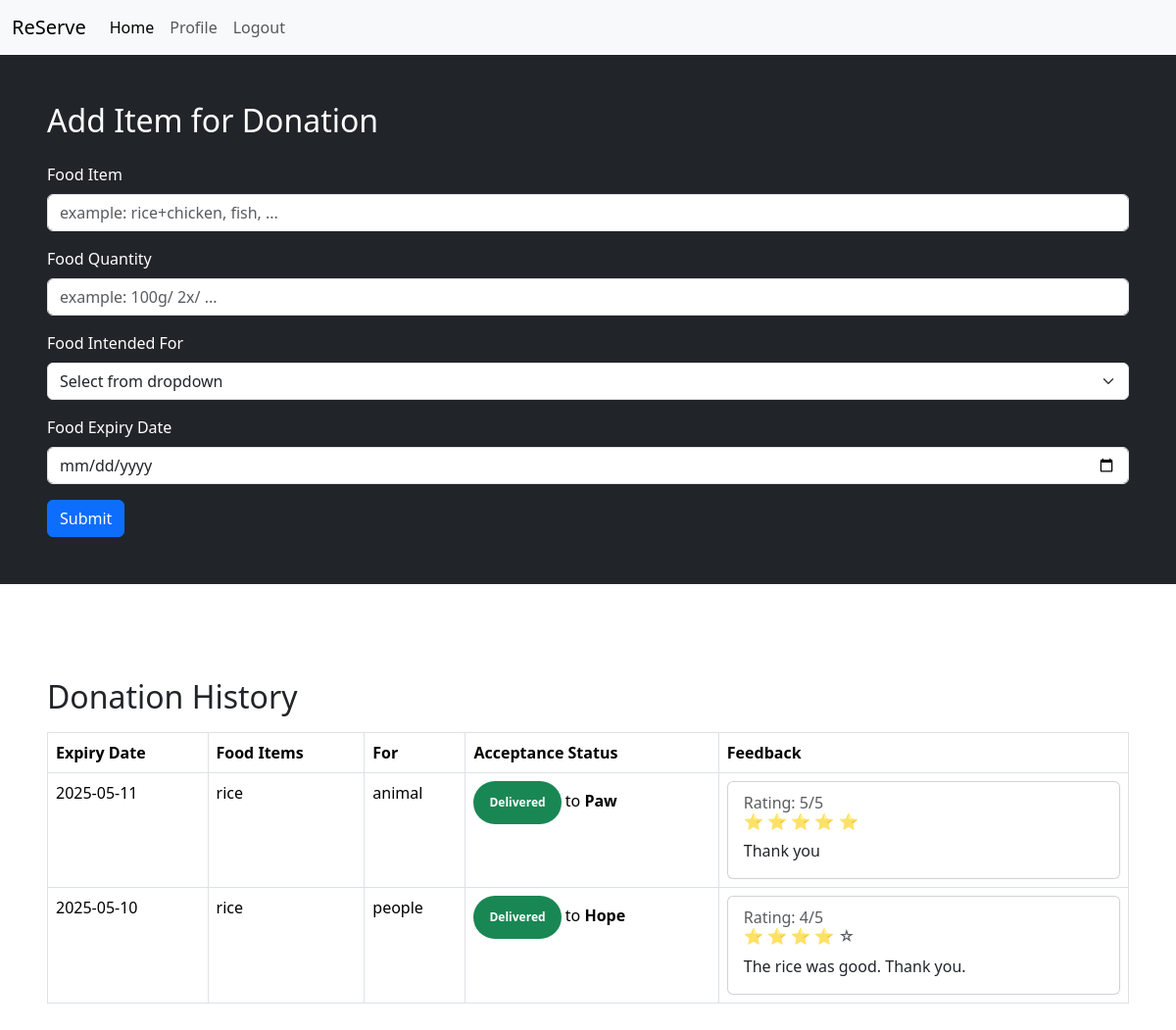
/dashboard/restaurant (signed in), run on an earlier commit of the app's database.
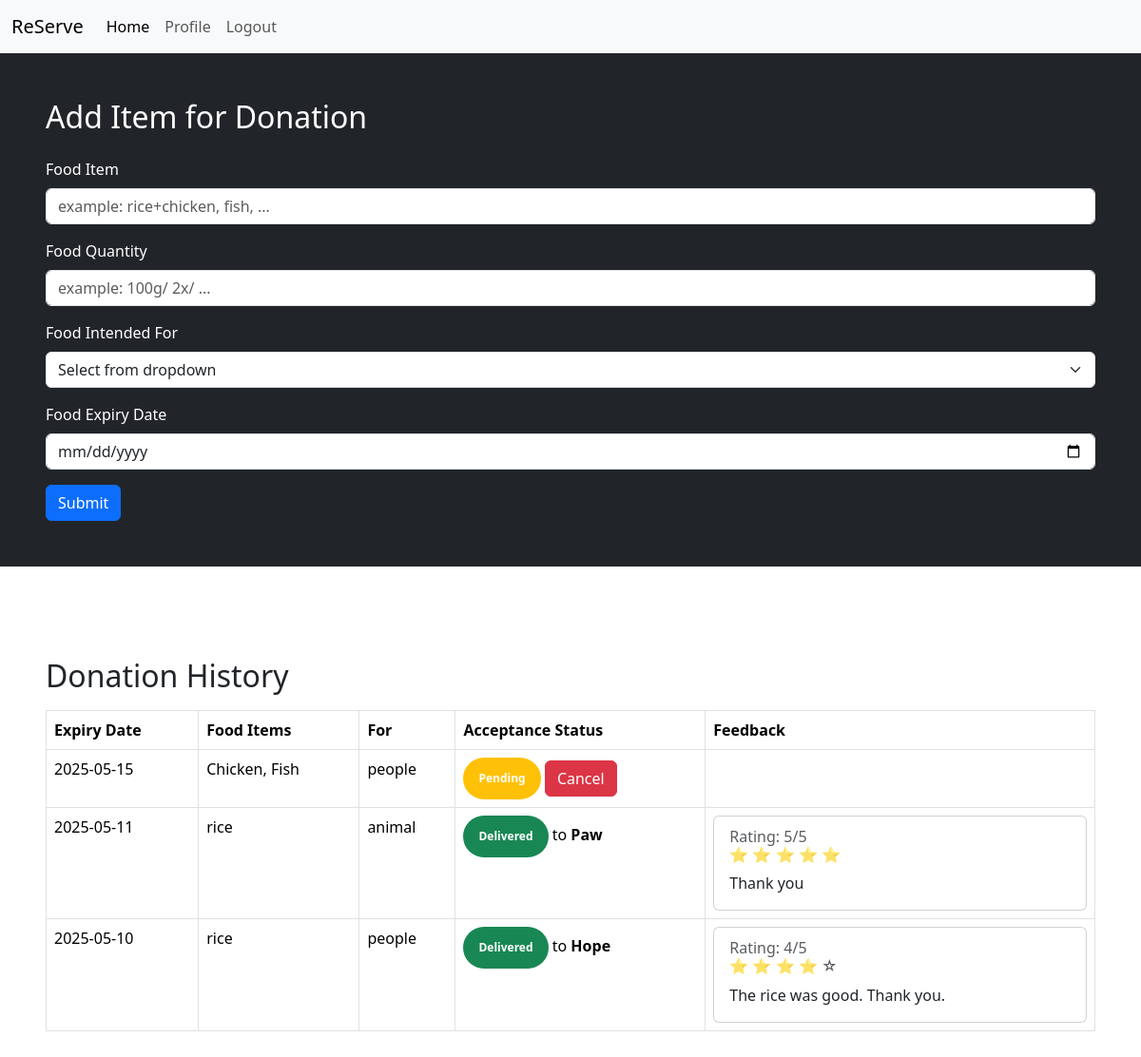
And on a later commit of the database.
### models.py (models this page shows, shortened)
class Donation(db.Model):
    id = db.Column(db.Integer, primary_key=True)
    user_id = db.Column(db.Integer, db.ForeignKey('users.id'), nullable=False)
    restaurant_id = db.Column(db.Integer, db.ForeignKey('restaurant.id'), nullable=False)
    description = db.Column(db.String(500), nullable=False)
    quantity = db.Column(db.Integer, nullable=False)
    preference = db.Column(db.String(50), nullable=False)  # 'street_animal' or 'people'
    status = db.Column(db.String(50), default='pending')  # pending, accepted, completed, cancelled
    expiry_date = db.Column(db.String(50), nullable=False)
    feedback = db.relationship('DonationFeedback', backref='donation', lazy=True)

class NGO(db.Model):
    __tablename__ = 'ngos'
    id = db.Column(db.Integer, primary_key=True, autoincrement=True)
    user_id = db.Column(db.Integer, db.ForeignKey('users.id'), nullable=False)
    name = db.Column(db.String(100), nullable=False)
    focus_area = db.Column(db.String(100), nullable=False)
    service_area = db.Column(db.String(100), nullable=False)
    type = db.Column(db.String(50))
    feedback_given = db.relationship('DonationFeedback', backref='ngo', lazy=True)
    __mapper_args__ = {
        'polymorphic_identity': 'ngo',
        'polymorphic_on': type
    }

class DonationFeedback(db.Model):
    __tablename__ = 'donation_feedback'
    id = db.Column(db.Integer, primary_key=True, autoincrement=True)
    donation_id = db.Column(db.Integer, db.ForeignKey('donation.id'), nullable=False)
    ngo_id = db.Column(db.Integer, db.ForeignKey('ngos.id'), nullable=False)
    rating = db.Column(db.Integer, nullable=False)  # Rating from 1-5
    comments = db.Column(db.String(500))
    submitted_date = db.Column(db.DateTime, default=datetime.utcnow)

### app.py (the view)
@app.route('/dashboard/restaurant', methods=['GET', 'POST'])
def restaurant():
    if session.get('role')=='restaurant':
        if request.method == 'POST':
            restaurant = Restaurant.query.filter_by(user_id=session['user_id']).first()
            donation = Donation(
                user_id=session['user_id'],
                description=request.form['description'],
                quantity=request.form['quantity'],
                restaurant_id=restaurant.id,
                preference=request.form['preference'],
                expiry_date=request.form['expiry_date']
            )
            db.session.add(donation)
            db.session.commit()
            flash('Donation created successfully')
            return redirect(url_for('getDashboard'))
        elif request.method == 'GET':
            donations = Donation.query.filter_by(user_id=session['user_id']).order_by(Donation.expiry_date.desc()).all()
            feedback_list = DonationFeedback.query.join(Donation).filter(Donation.user_id == session['user_id']).all()
            return render_template('restaurant.html', donations=donations, acceptedby=acceptedby, feedback_list=feedback_list)
    else:
        return redirect(url_for('getDashboard'))

### app.py (called while the page is built)
def acceptedby(donation_id):
    if 'user_id' not in session:
        return redirect(url_for('login'))
    user = User.query.get(session['user_id'])
    donation = Donation.query.get_or_404(donation_id)
    ngo_id = donation.status.split(',')[1]
    ngo = NGO.query.filter(NGO.id == ngo_id).first()
    return ngo.name

### templates/restaurant.html (shortened to what this page needs)
{% extends 'bootstrap.html' %}
{% block body %}
<div class="mb-4">
    <div class="text-white bg-dark p-5">
        <h2 class="mb-4">Add Item for Donation</h2>
        <form action="/dashboard/restaurant" method="POST">
        <div class="mb-3">
            <label for="foodItem" class="form-label">Food Item</label>
            <input type="text" class="form-control" id="foodItem" name="description" placeholder="example: rice+chicken, fish, ...">
        </div>
        <div class="mb-3">
            <label for="foodQuantity" class="form-label">Food Quantity</label>
            <input type="text" class="form-control" id="foodQuantity" name="quantity" placeholder="example: 100g/ 2x/ ...">
        </div>
        <div class="mb-3">
            <label for="foodFor" class="form-label">Food Intended For</label>
            <select class="form-select" id="foodFor" name="preference">
            <option>Select from dropdown</option>
            </select>
        </div>
        <div class="mb-3">
            <label for="expiryDate" class="form-label">Food Expiry Date</label>
            <input type="date" class="form-control" id="expiryDate" name="expiry_date">
        </div>
        <button type="submit" class="btn btn-primary">Submit</button>
        </form>
    </div>
    <div class="p-5">
        <h2 class="mt-5">Donation History</h2>
        <table class="table table-bordered mt-3">
        <thead>
            <tr>
            <th>Expiry Date</th>
            <th>Food Items</th>
            <th>For</th>
            <th>Acceptance Status</th>
            <th>Feedback</th>
            </tr>
        </thead>
        <tbody>
            {% for donation in donations %}
            <tr>
            <td>{{ donation.expiry_date }}</td>
            <td>{{ donation.description }}</td>
            <td>{{ donation.preference }}</td>
            <td>
                {% if donation.status == 'pending' %}
                <span class="badge p-3 rounded-pill bg-warning">Pending</span>
                <a href="{{ url_for('cancel_donation', donation_id=donation.id) }}" class="btn btn-danger">Cancel</a>
                {% elif donation.status == 'rejected' %}
                <span class="badge rounded-pill bg-danger p-3">Rejected</span>
                {% elif donation.status.split(',')[0] == 'accepted' %}
                <span class="badge p-3 rounded-pill bg-success">Accepted</span> by <b>{{ acceptedby(donation.id) }}</b>
                {% elif donation.status.split(',')[0] == 'delivered' %}
                <span class="badge p-3 rounded-pill bg-success">Delivered</span> to <b>{{ acceptedby(donation.id) }}</b>
                {% endif %}
            </td>
            <td>
                {% for feedback in feedback_list %}
                    {% if feedback.donation_id == donation.id %}
                        <div class="card p-2">
                            <div class="card-body p-2">
                                <h6 class="card-subtitle mb-2 text-muted">Rating:
                                    {{ feedback.rating }}/5
                                    <br>
                                    {% for i in range(feedback.rating) %}
                                        ⭐
                                    {% endfor %}
                                    {% for i in range(5 - feedback.rating) %}
                                        ☆
                                    {% endfor %}
                                </h6>
                                <p class="card-text">{{ feedback.comments }}</p>
                            </div>
                        </div>
                    {% endif %}
                {% endfor %}
            </td>
            </tr>
            {% endfor %}
        </tbody>
        </table>
    </div>
</div>
{% endblock %}

### templates/bootstrap.html (shortened to what this page needs)
<!DOCTYPE html>
<link rel="stylesheet" href="https://cdnjs.cloudflare.com/ajax/libs/font-awesome/5.15.4/css/all.min.css">
<html lang="en">
<head>
    <link href="https://cdn.jsdelivr.net/npm/bootstrap@5.3.3/dist/css/bootstrap.min.css" rel="stylesheet">
</head>
<body>
    {% block nav %}
    <nav class="navbar navbar-expand-lg bg-body-tertiary">
        <div class="container-fluid">
          <a class="navbar-brand" href="/">ReServe</a>
          <div class="collapse navbar-collapse" id="navbarNav">
            <ul class="navbar-nav">
              <li class="nav-item">
                <a class="nav-link active" aria-current="page" href="/dashboard">Home</a>
              </li>
              <li class="nav-item">
                <a class="nav-link" href="/profile">Profile</a>
              </li>
              <li class="nav-item">
                <a class="nav-link" href="/logout">Logout</a>
              </li>
            </ul>
          </div>
        </div>
      </nav>
      {%endblock%}
    {% block body %}{% endblock %}
</body>
</html>

What changed in the data, as far as the page shows it:
added Donation: expiry_date "2025-05-15", description "Chicken, Fish", preference "people"
